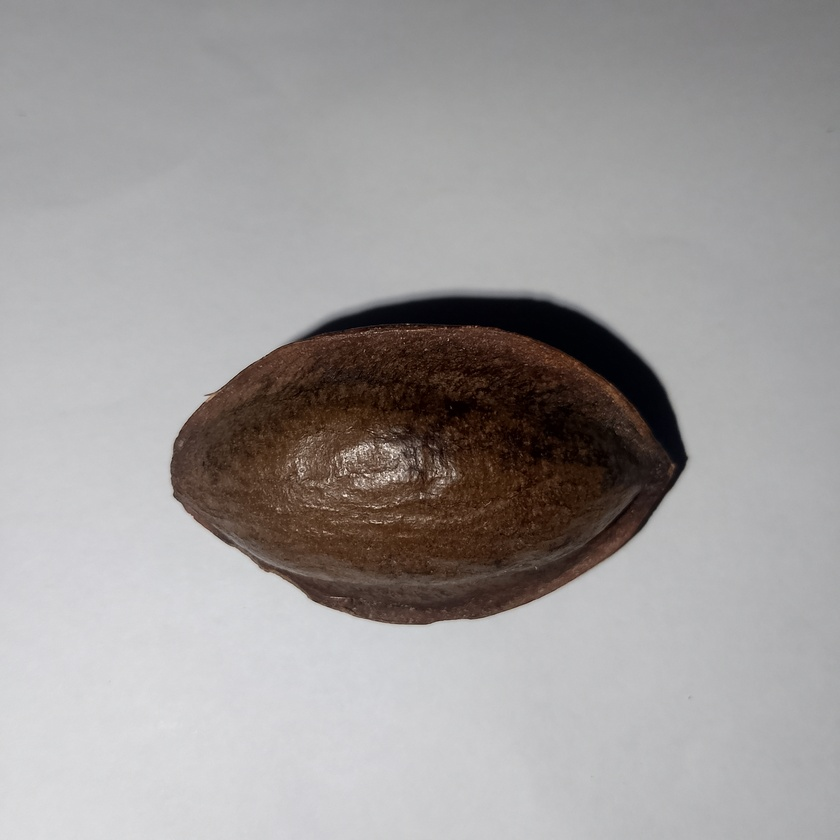
#> input picture ml/baseline_brown.jpg, 840 x 840 px, shrunk from 3104 x 3104 before the run
$ python -i green_on_green_segmenter.py   (imports and definitions only)
#> lines starting #> are read from the running program, lines starting #| are printed output that depends on the picture; after the words box and inside, x2 and y2 are one past the last pixel; in counts of white or black regions, pixels touching at a corner belong together
#> further down, picture is the input picture: shape (840, 840, 3); mean B, G, R 155, 155.5, 158.9
"""
Green-on-Green Segmentation Strategy
For difficult cases where fruit and background are both green
"""
import cv2
import numpy as np
from typing import Tuple, Optional


def segment_green_on_green(img: np.ndarray) -> Tuple[Optional[np.ndarray], float, dict]:
    """
    Specialized segmentation for green fruit on green background.

    Strategy:
    1. Use VALUE (brightness) contrast - fruit is usually brighter/darker than grass
    2. Look for compact, smooth regions (not fragmented grass)
    3. Use local contrast and histogram analysis
    4. Prefer regions near image center

    Returns:
        (mask, confidence, debug_info)
    """
    h, w = img.shape[:2]
#> h = 840; w = 840
    hsv = cv2.cvtColor(img, cv2.COLOR_BGR2HSV)
#> hsv: shape (840, 840, 3); mean H, S, V 75.8, 26.9, 160.4
    h_ch, s_ch, v_ch = cv2.split(hsv)
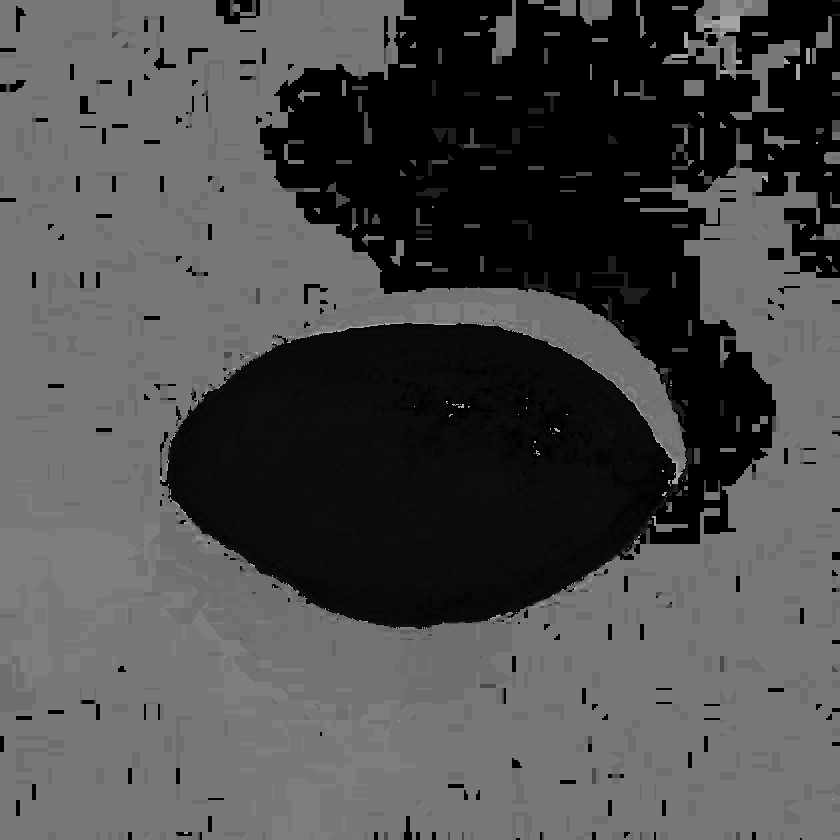
#> h_ch: shape (840, 840); min 0, max 179, mean 75.8
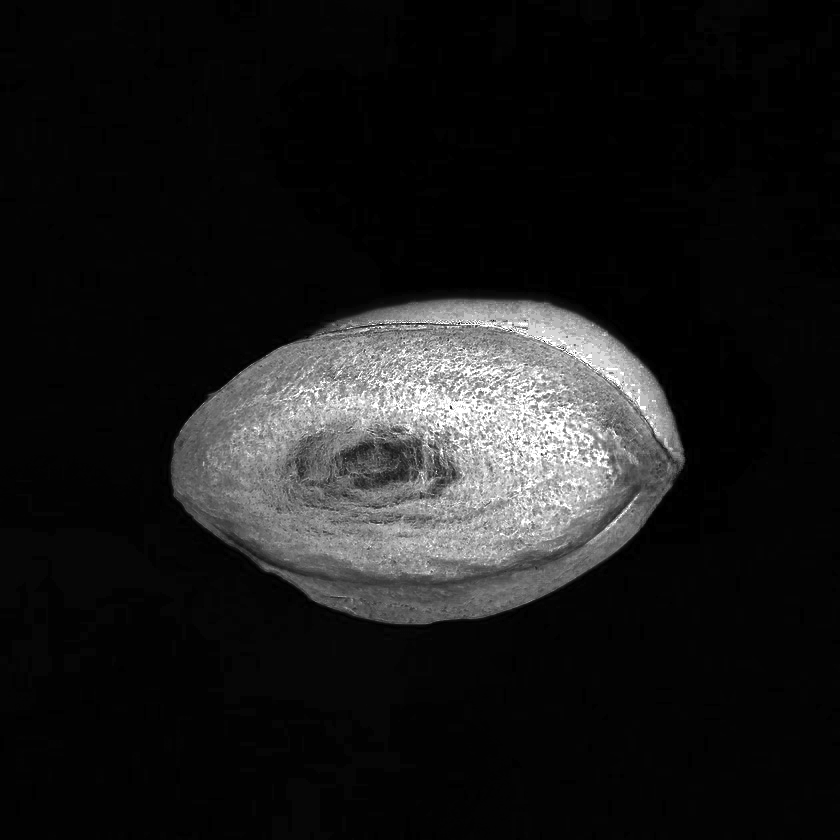
#> s_ch: shape (840, 840); min 0, max 255, mean 26.9
    gray = cv2.cvtColor(img, cv2.COLOR_BGR2GRAY)

    debug_info = {}

    # ──────────────────────────────────────────────────────────────────────
    # STEP 1: Local brightness contrast
    # Fruit tends to have different brightness than surrounding grass
    # ──────────────────────────────────────────────────────────────────────

    # Calculate local mean brightness
    local_mean = cv2.blur(v_ch.astype(np.float32), (31, 31))
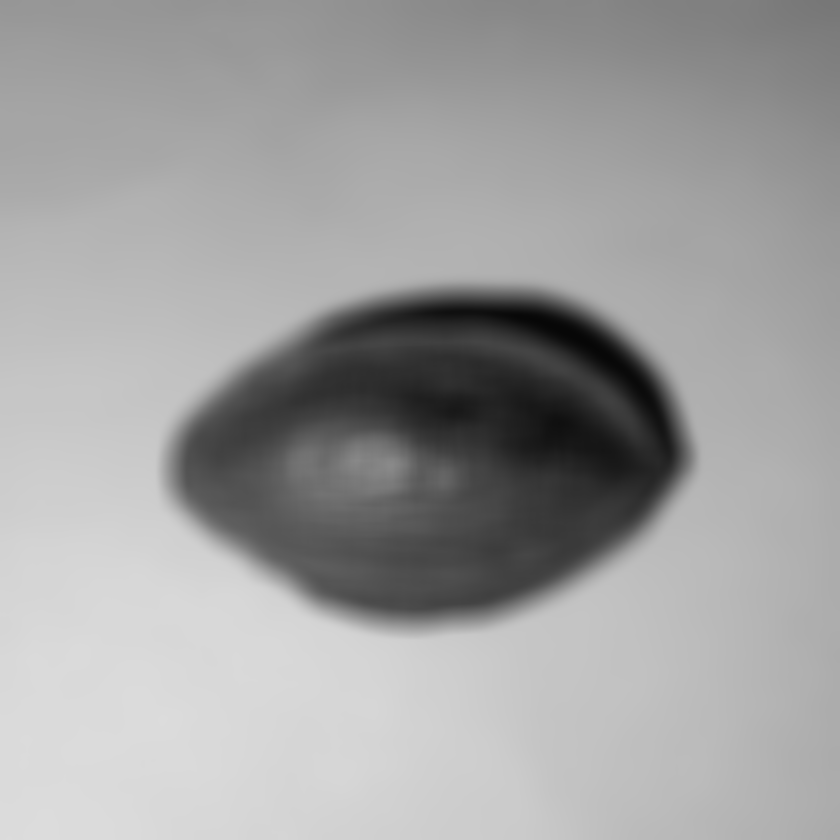
#> local_mean: shape (840, 840) float32; min 7.09, max 220.4, mean 160.4

    # Calculate absolute deviation from local mean
    deviation = np.abs(v_ch.astype(np.float32) - local_mean)

    # Regions with high deviation are candidate fruit regions
    _, deviation_mask = cv2.threshold(deviation.astype(np.uint8), 0, 255,
                                       cv2.THRESH_BINARY + cv2.THRESH_OTSU)
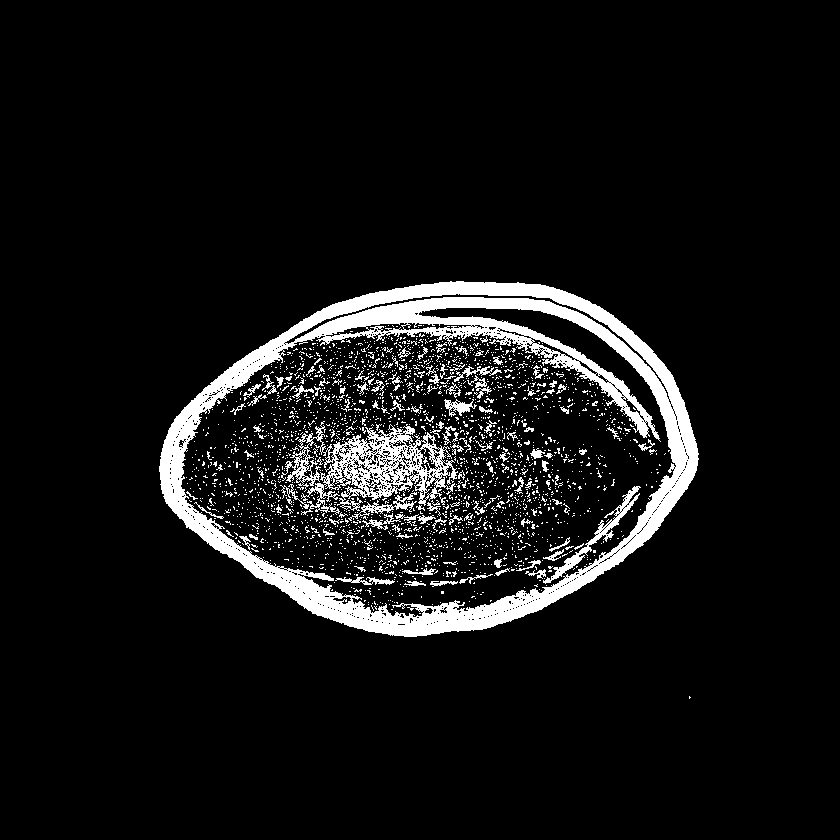
#> deviation_mask: shape (840, 840); 7.7% white; 2526 white regions (2407 under 20 px), largest, box (x1, y1, x2, y2) and area: (159, 281, 699, 637) 34147, (281, 421, 458, 515) 6118, (543, 486, 641, 584) 1012

    debug_info["deviation_mask"] = deviation_mask

    # ──────────────────────────────────────────────────────────────────────
    # STEP 2: Look for compact regions using morphological operations
    # ──────────────────────────────────────────────────────────────────────

    # Close small gaps
    kernel_large = cv2.getStructuringElement(cv2.MORPH_ELLIPSE, (21, 21))
    compact = cv2.morphologyEx(deviation_mask, cv2.MORPH_CLOSE, kernel_large)
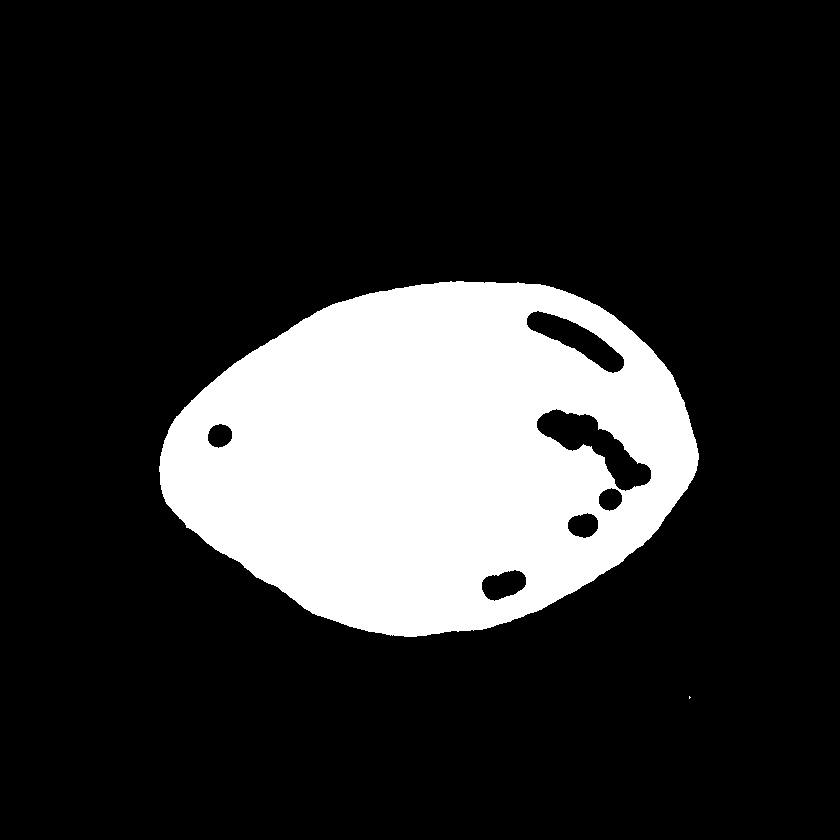
#> compact: shape (840, 840); 18.9% white; 2 white regions (1 under 20 px), largest, box (x1, y1, x2, y2) and area: (159, 281, 699, 637) 133572

    # Remove small fragments
    kernel_med = cv2.getStructuringElement(cv2.MORPH_ELLIPSE, (11, 11))
    compact = cv2.morphologyEx(compact, cv2.MORPH_OPEN, kernel_med)
#> compact: shape (840, 840); 18.9% white; 1 white region

    debug_info["compact_mask"] = compact

    # ──────────────────────────────────────────────────────────────────────
    # STEP 3: Find candidate regions
    # ──────────────────────────────────────────────────────────────────────

    contours, _ = cv2.findContours(compact, cv2.RETR_EXTERNAL, cv2.CHAIN_APPROX_SIMPLE)
#> contours = 1 contour; box (x1, y1, x2, y2) and area: (159, 281, 699, 637) 141090

    debug_info["contours_found"] = len(contours)

    if not contours:
        return None, 0.0, debug_info

    # Filter and score candidates
    candidates = []
    rejected_reasons = []

    for idx, cnt in enumerate(contours):
        area = cv2.contourArea(cnt)
        area_ratio = area / (h * w)

        # Must be 1.5% - 70% of image
        if not (0.015 < area_ratio < 0.70):
            rejected_reasons.append(f"Contour {idx}: area_ratio {area_ratio:.1%} out of range")
            continue

        # Calculate compactness (how circular/elliptical)
        perimeter = cv2.arcLength(cnt, True)
        if perimeter == 0:
            rejected_reasons.append(f"Contour {idx}: zero perimeter")
            continue

        circularity = 4 * np.pi * area / (perimeter ** 2)

        # Must be reasonably compact (0.2 - 0.95)
        if not (0.20 < circularity < 0.95):
            rejected_reasons.append(f"Contour {idx}: circularity {circularity:.2f} out of range")
            continue

        # Check if elliptical
        if len(cnt) >= 5:
            try:
                ellipse = cv2.fitEllipse(cnt)
                (cx, cy), (minor, major), angle = ellipse
                if minor > major:
                    minor, major = major, minor
                aspect_ratio = major / max(1, minor)

                # Almond/elliptical shape: 1.1 - 2.8
                if not (1.1 <= aspect_ratio <= 2.8):
                    rejected_reasons.append(f"Contour {idx}: aspect_ratio {aspect_ratio:.2f} out of range")
                    continue

            except cv2.error:
                rejected_reasons.append(f"Contour {idx}: couldn't fit ellipse")
                continue
        else:
            rejected_reasons.append(f"Contour {idx}: too few points ({len(cnt)})")
            continue

        # ──────────────────────────────────────────────────────────────────
        # STEP 4: Score this candidate
        # ──────────────────────────────────────────────────────────────────

        # Create mask for this region
        mask = np.zeros((h, w), dtype=np.uint8)
        cv2.drawContours(mask, [cnt], -1, 255, -1)

        # Score: Brightness uniformity within region
        region_values = v_ch[mask > 0]
        if len(region_values) < 10:
            continue

        brightness_std = np.std(region_values)
        uniformity_score = max(0, 1 - brightness_std / 50)  # Lower std = more uniform

        # Score: Color consistency
        region_hues = h_ch[mask > 0]
        hue_std = np.std(region_hues)
        color_score = max(0, 1 - hue_std / 25)

        # Score: Compactness
        compactness_score = circularity

        # Score: Position (prefer center)
        x, y, bw, bh = cv2.boundingRect(cnt)
        cx_region = x + bw / 2
        cy_region = y + bh / 2
        dist_from_center = np.sqrt((cx_region - w/2)**2 + (cy_region - h/2)**2)
        max_dist = np.sqrt((w/2)**2 + (h/2)**2)
        position_score = 1 - (dist_from_center / max_dist)

        # Score: Texture smoothness
        region_gray = gray[mask > 0]
        texture_std = np.std(region_gray)
        smoothness_score = max(0, 1 - texture_std / 40)

        # Combined confidence
        confidence = (
            uniformity_score * 0.25 +
            color_score * 0.20 +
            compactness_score * 0.20 +
            position_score * 0.15 +
            smoothness_score * 0.20
        )

        candidates.append({
            "contour": cnt,
            "mask": mask,
            "area_ratio": area_ratio,
            "circularity": circularity,
            "aspect_ratio": aspect_ratio,
            "confidence": confidence,
            "scores": {
                "uniformity": uniformity_score,
                "color": color_score,
                "compactness": compactness_score,
                "position": position_score,
                "smoothness": smoothness_score
            }
        })
#> this loop made 1 pass
#> (area, area_ratio, perimeter, circularity, cx, cy, minor, major) on pass 1: (141090, 0.2, 1470.4, 0.82, 435.5, 455.2, 344.6, 521.9)
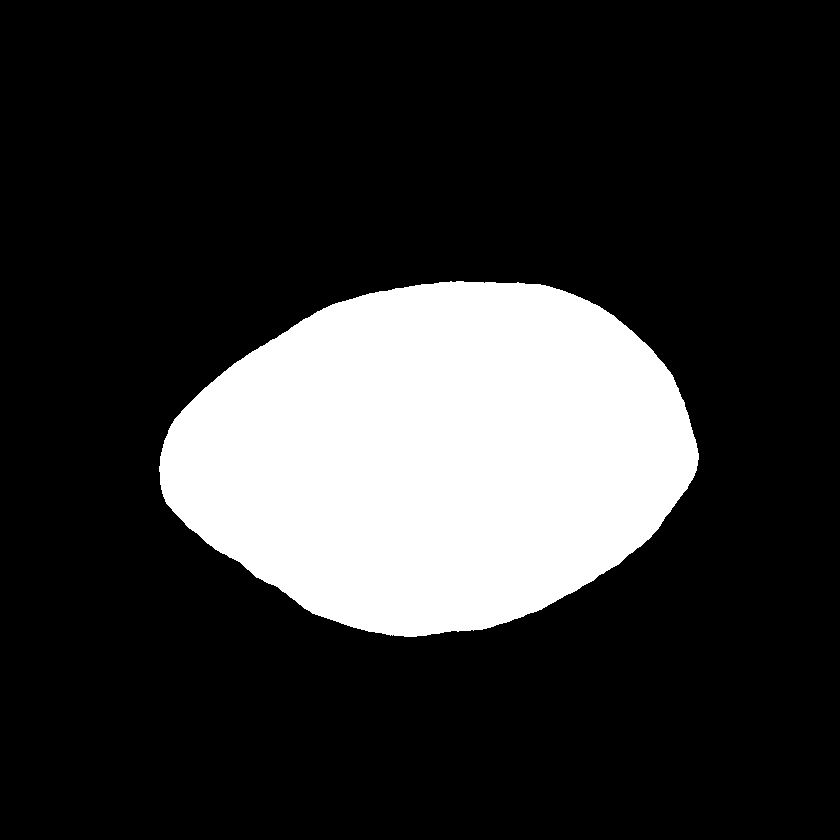
#> mask: shape (840, 840); 20.1% white; 1 white region, box (x1, y1, x2, y2) and area: (159, 281, 699, 637) 141709
#> after the loop, candidates = 1 item; rejected_reasons = []

    if not candidates:
        debug_info["rejected_reasons"] = rejected_reasons[:20]  # Limit to first 20
        return None, 0.0, debug_info

    # Select best candidate
    best = max(candidates, key=lambda x: x["confidence"])
#> best = 7 items

    # Minimum confidence threshold
    if best["confidence"] < 0.35:
        return None, 0.0, debug_info

    # Refine the mask
    final_mask = best["mask"].copy()

    # Smooth edges
    final_mask = cv2.GaussianBlur(final_mask, (7, 7), 0)
    _, final_mask = cv2.threshold(final_mask, 127, 255, cv2.THRESH_BINARY)

    debug_info["best_candidate"] = best
    debug_info["candidates_count"] = len(candidates)

    return final_mask, best["confidence"], debug_info

>>> import cv2
>>> picture = cv2.imread('../baseline_brown.jpg')
>>> result = segment_green_on_green(picture)
